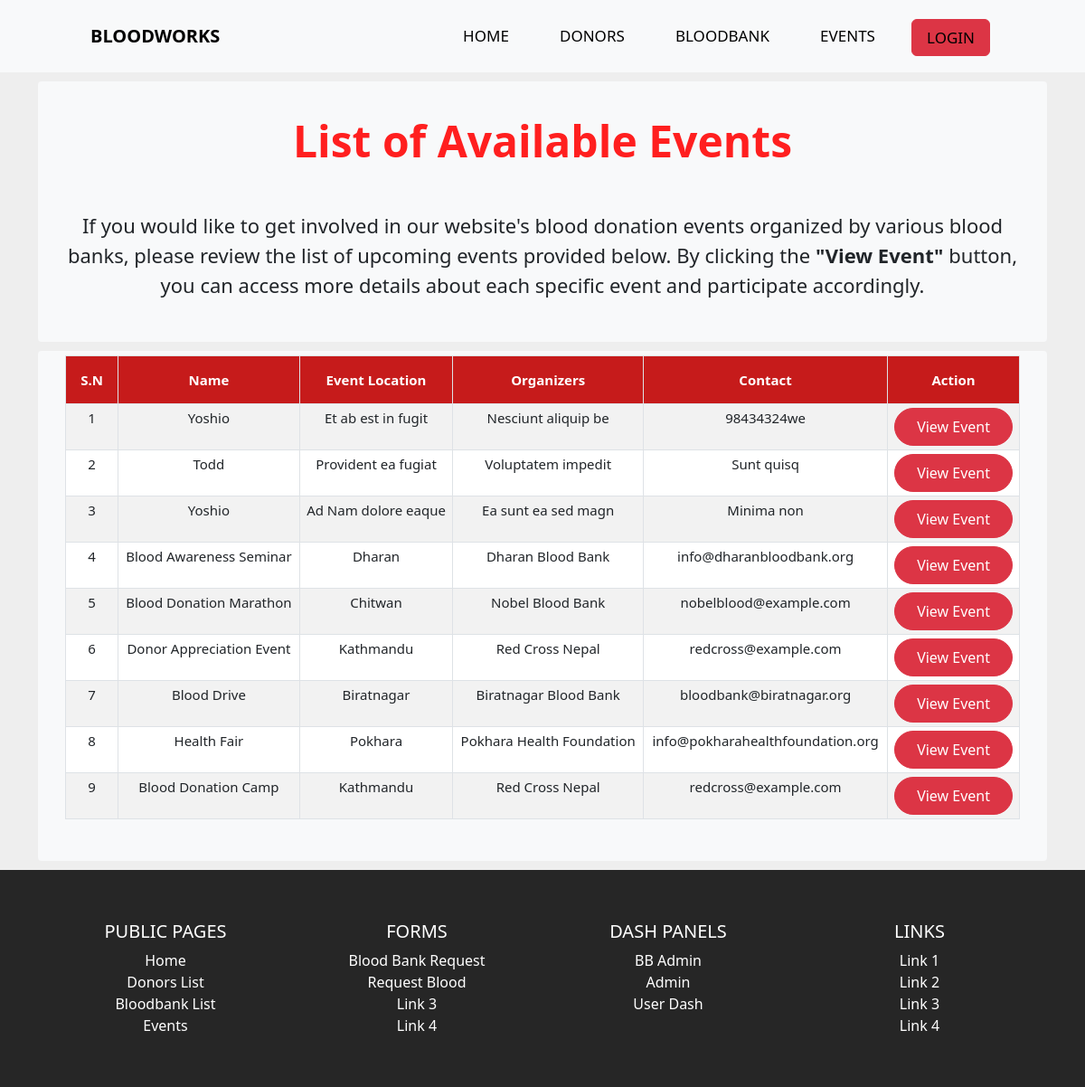
/events, run on an earlier commit of the app's database.
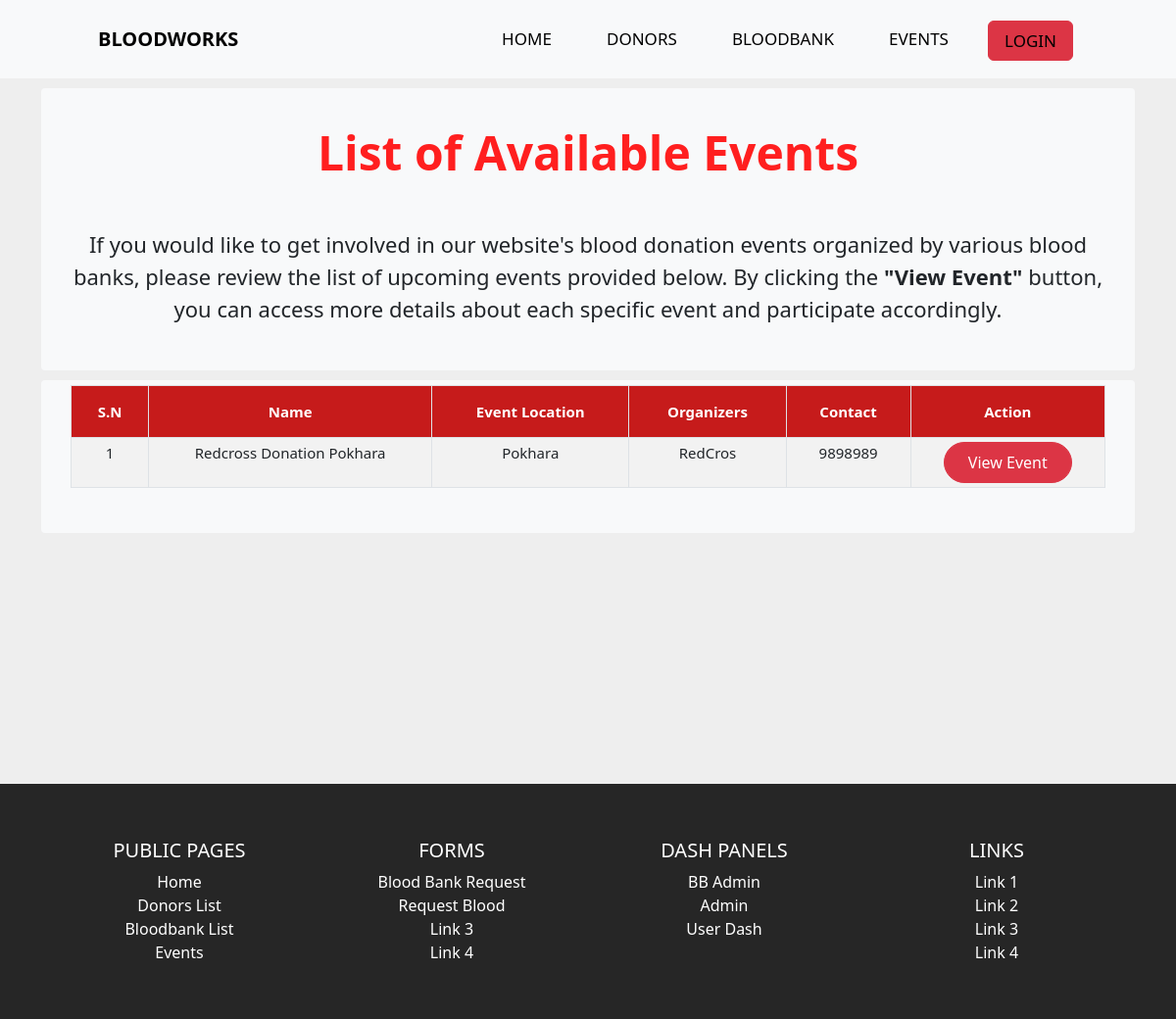
And on a later commit of the database.
### tables this page shows
CREATE TABLE `event` (
  `event_id` int(11) NOT NULL,
  `bb_id` int(11) DEFAULT NULL,
  `event_name` varchar(50) DEFAULT NULL,
  `event_location` varchar(50) DEFAULT NULL,
  `event_desc` text DEFAULT NULL,
  `organizer` varchar(50) DEFAULT NULL,
  `contact_info` varchar(255) DEFAULT NULL,
  `event_date` date DEFAULT NULL
);

### controllers/Events.php (called while the page is built, shortened)
<?php
class Events
{
    public function index($a = "", $b = "", $c = "")
    {
        $eventlist = $this->eventLists();
        $data = [
            "events" => $eventlist,
        ];
        $this->view('events',$data);
    }
    private function eventLists()
    {
        $eventlist = new Model;
        $eventlist->table = "event";
        $eventlist->order_column = "event_id";
        $eventlist = $eventlist->findAll();
        return $eventlist;
    }
}

### includes/app.php (called while the page is built, shortened)
<?php
class App
{
    private $method = "index";
    public function splitURL()
    {
        $URL = $_GET['url'] ?? 'home';
        $URL = explode("/", trim($URL, "/"));
        return $URL;
    }
    public function loadController()
    {
        $URL = $this->splitURL();
        if($URL[0] == "dash"){
            if ($URL[0] == "dash" && !isset($URL[1])) {
                $filename = "controllers/Dash"  . ".php";
            } elseif ($URL[0] == "dash" && isset($URL[1])) {
                $filename = "controllers/" . $URL[0] . $URL[1] . ".php";
            }
        }
        elseif ($URL[0] == "admin"  ) {
            if ($URL[0] == "admin" && !isset($URL[1])) {
                $filename = "controllers/Admin"  . ".php";
            } elseif ($URL[0] == "admin" && isset($URL[1])) {
                $filename = "controllers/" . $URL[0] . $URL[1] . ".php";
            }
        }
        elseif ($URL[0] == "bbadmin"  ) {
            if ($URL[0] == "bbadmin" && !isset($URL[1])) {
                $filename = "controllers/bbadmin"  . ".php";
            } elseif ($URL[0] == "bbadmin" && isset($URL[1])) {
                $filename = "controllers/" . $URL[0] . $URL[1] . ".php";
            }
        }
        else{
            $filename = "controllers/" .$URL[0] . ".php";
        }
        if (file_exists($filename)) {
            unset($URL[0]);
        } else {
            $filename = "controllers/_404.php";
            require $filename;
            $this->controller = "_404";
        }
        $controller = new $this->controller;
        $URL = $URL ? array_values($URL) : [];
        call_user_func_array([$controller, $this->method], $URL);
    }
}

### index.php (called while the page is built, shortened)
<?php
$app = new App;
$app->loadController();
?>

### includes/database.php (called while the page is built, shortened)
<?php
trait Database
{
    public function connect()
    {
        $string = "mysql:hostname=" . DBHOST . ";dbname=" . DBNAME;
        $con = new PDO($string, DBUSER, DBPASS);
        return $con;
    }
    public function query($query, $data = [])
    {
        $con = $this->connect();
        $stm = $con->prepare($query);
        $check = $stm->execute($data);
        if ($check) {
            $result = $stm->fetchAll(PDO::FETCH_OBJ);
            if (is_array($result) && count($result)) {
                return $result;
            }
        }
        return false;
    }
}

### includes/models.php (called while the page is built, shortened)
<?php
class Model
{
    public $table = "users";
    protected $limit = '100';
    protected $offset = 0;
    protected $order_type = "desc";
    public $order_column = "id";
    public function findAll()
    {
        $query = "select * from $this->table order by $this->order_column $this->order_type limit  $this->limit offset $this->offset";
        return $this->query($query);
    }
}

### views/events.views.php (the view)
<?php
$sn = 0;
?>
<?php include "header.php"; ?>
<main class="container-xl top-gap">
    <div class="table-section">
    <div class="list-head">
        <h1 class="table-sec-title fw-bold display-5">List of Available Events</h1>
        <p class="evnt-info">If you would like to get involved in our website's blood donation events organized by various blood banks, please review the list of upcoming events provided below. By clicking the <strong>"View Event"</strong> button, you can access more details about each specific event and participate accordingly.</p>
    </div>
    <div style="overflow-x:auto;" class="tb-cont">
            <table id="datatable" class="table table-hover table-striped table-bordered table-sm" cellspacing=" 0" width="100%">
                <thead>
                    <tr>
                        <th>S.N</th>
                        <th>Name</th>
                        <th>Event Location</th>
                        <th>Organizers</th>
                        <th>Contact</th>
                        <th>Action</th>
                    </tr>
                </thead>
                <?php if (empty($events)) {
                    echo "No event available";
                } else {
                    foreach ($events as $event) { ?>
                        <tr>
                            <td><?= ++$sn ?></td>
                            <td><?= $event->event_name ?></td>
                            <td><?= $event->event_location; ?></td>
                            <td><?= $event->organizer; ?></td>
                            <td><?= $event->contact_info; ?></td>
                            <td><a class="btn btn-danger" href="event/<?= $event->event_id ?>">View Event</a></td>
                        </tr>
                <?php
                    }
                }
                ?>
            </table>
        </div>
    </div>
</main>
<?php include "footer.php" ?>

What changed in the data, as far as the page shows it:
removed event: event_name "Yoshio", event_location "Et ab est in fugit", organizer "Nesciunt aliquip be", contact_info "98434324we"
removed event: event_name "Todd", event_location "Provident ea fugiat", organizer "Voluptatem impedit", contact_info "Sunt quisq"
removed event: event_name "Yoshio", event_location "Ad Nam dolore eaque", organizer "Ea sunt ea sed magn", contact_info "Minima non"
removed event: event_name "Blood Awareness Seminar", event_location "Dharan", organizer "Dharan Blood Bank", contact_info "info@dharanbloodbank.org"
removed event: event_name "Blood Donation Marathon", event_location "Chitwan", organizer "Nobel Blood Bank", contact_info "nobelblood@example.com"
removed event: event_name "Donor Appreciation Event", event_location "Kathmandu", organizer "Red Cross Nepal", contact_info "redcross@example.com"
removed event: event_name "Blood Drive", event_location "Biratnagar", organizer "Biratnagar Blood Bank", contact_info "bloodbank@biratnagar.org"
removed event: event_name "Health Fair", event_location "Pokhara", organizer "Pokhara Health Foundation", contact_info "info@pokharahealthfoundation.org"
removed event: event_name "Blood Donation Camp", event_location "Kathmandu", organizer "Red Cross Nepal", contact_info "redcross@example.com"
added event: event_name "Redcross Donation Pokhara", event_location "Pokhara", organizer "RedCros", contact_info "9898989"
